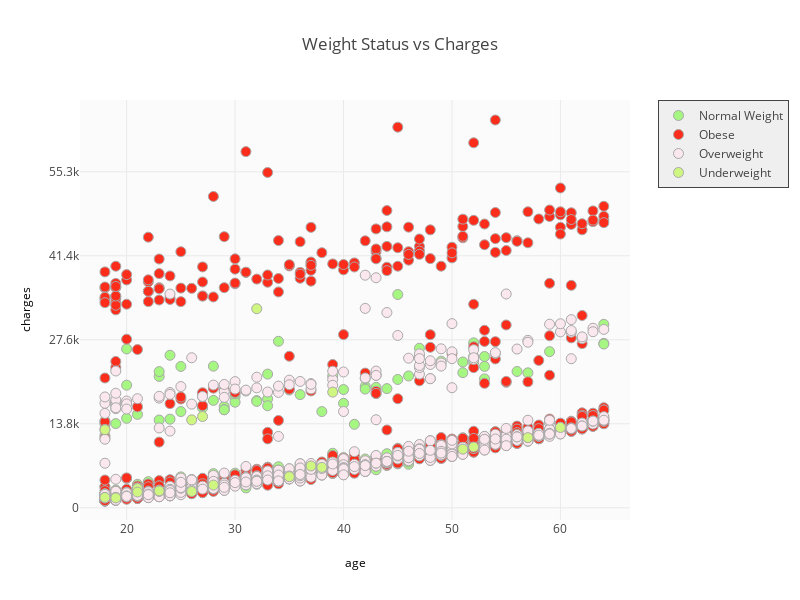

Notebook cell for this chart:
### Markdown cell above
<h3> Weight Status vs Charges</h3>
<a id="weight_charges"></a>

<ul>
    <li> <b>Overweight: </b> Notice how there are two groups of people that get significantly charged more than the other group of overweight people. </li>
    <li><b>Obese: </b> Same thing goes with the obese group, were a significant group is charged more than the other group. </li>
    </ul>
    
**    Hmmm, might the smoking status have to do with this phenomenon?**<br> Let's find out!

### Code cell
fig = ff.create_facet_grid(
    df,
    x='age',
    y='charges',
    color_name='weight_condition',
    show_boxes=False,
    marker={'size': 10, 'opacity': 1.0},
    colormap={'Underweight': 'rgb(208, 246, 130)', 'Normal Weight': 'rgb(166, 246, 130)',
             'Overweight': 'rgb(251, 232, 238)', 'Obese': 'rgb(253, 45, 28)'}
)
251, 232, 238


fig['layout'].update(title="Weight Status vs Charges", width=800, height=600, plot_bgcolor='rgb(251, 251, 251)', 
                     paper_bgcolor='rgb(255, 255, 255)')


iplot(fig, filename='facet - custom colormap')

### Figure 1 — Plotly figure (JSON) as saved in the notebook; plotly's stock layout.template omitted (floating-point values rounded to 4 significant figures; data arrays with more than 128 entries replaced by an {"elided": "..."} marker saying what was removed)
{"data": [{"marker": {"color": "rgb(166, 246, 130)", "line": {"color": "darkgrey", "width": 1}, "opacity": 1, "size": 10}, "mode": "markers", "name": "Normal Weight", "type": "scatter", "uid": "a8f4a1e5-1393-493d-a005-1747573829d1", "x": {"elided": "225 int values"}, "xaxis": "x", "y": {"elided": "225 float values"}, "yaxis": "y"}, {"marker": {"color": "rgb(253, 45, 28)", "line": {"color": "darkgrey", "width": 1}, "opacity": 1, "size": 10}, "mode": "markers", "name": "Obese", "type": "scatter", "uid": "556b7e31-ecb1-435b-bc80-02f16d6e8215", "x": {"elided": "707 int values"}, "xaxis": "x", "y": {"elided": "707 float values"}, "yaxis": "y"}, {"marker": {"color": "rgb(251, 232, 238)", "line": {"color": "darkgrey", "width": 1}, "opacity": 1, "size": 10}, "mode": "markers", "name": "Overweight", "type": "scatter", "uid": "b81322f3-b9e7-4a67-97ab-6d4dda357bca", "x": {"elided": "386 int values"}, "xaxis": "x", "y": {"elided": "386 float values"}, "yaxis": "y"}, {"marker": {"color": "rgb(208, 246, 130)", "line": {"color": "darkgrey", "width": 1}, "opacity": 1, "size": 10}, "mode": "markers", "name": "Underweight", "type": "scatter", "uid": "f4f5926f-c191-496a-b976-a5f58ffd3c84", "x": [23, 32, 18, 51, 19, 18, 27, 19, 26, 21, 21, 26, 57, 37, 60, 39, 52, 35, 38, 28], "xaxis": "x", "y": [2775.0, 32730.0, 1695.0, 9644.0, 1728.0, 12830.0, 15010.0, 1621.0, 14460.0, 3167.0, 2585.0, 2681.0, 11530.0, 6878.0, 13200.0, 19020.0, 9991.0, 5117.0, 6641.0, 3733.0], "yaxis": "y"}], "layout": {"annotations": [{"font": {"color": "#000000", "size": 12}, "showarrow": false, "text": "age", "textangle": 0, "x": 0.5, "xanchor": "center", "xref": "paper", "y": -0.1, "yanchor": "middle", "yref": "paper"}, {"font": {"color": "#000000", "size": 12}, "showarrow": false, "text": "charges", "textangle": -90, "x": -0.1, "xanchor": "center", "xref": "paper", "y": 0.5, "yanchor": "middle", "yref": "paper"}], "height": 600, "legend": {"bgcolor": "#efefef", "borderwidth": 1, "x": 1.05, "y": 1, "yanchor": "top"}, "paper_bgcolor": "rgb(255, 255, 255)", "plot_bgcolor": "rgb(251, 251, 251)", "showlegend": true, "title": {"text": "Weight Status vs Charges"}, "width": 800, "xaxis": {"anchor": "y", "domain": [0, 1], "dtick": 10, "range": [15.7, 66.42], "ticklen": 0, "zeroline": false}, "yaxis": {"anchor": "x", "domain": [0, 1], "dtick": 13814, "range": [-2012.0, 67060.0], "ticklen": 0, "zeroline": false}}}
